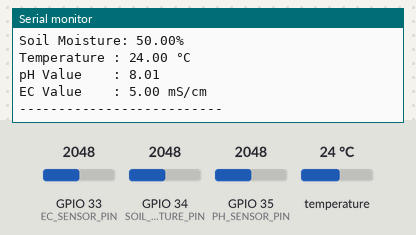
Recording of a sketch running on a simulated ESP32. Shown: the last lines printed to the serial monitor. The inputs (shaded band) are chosen by the test bench; at power-on: temperature 24 °C, GPIO 33 (EC_SENSOR_PIN) = 2048, GPIO 34 (SOIL_MOISTURE_PIN) = 2048, GPIO 35 (PH_SENSOR_PIN) = 2048. WiFi joins after 1.5 s; servers stay silent unless stated; nothing arrives over Bluetooth unless stated.

Above: at 3.5 s.
3.6 s: temperature set to 12 °C
7.2 s: GPIO 33 (EC_SENSOR_PIN) set to 2866
At 9.5 s:
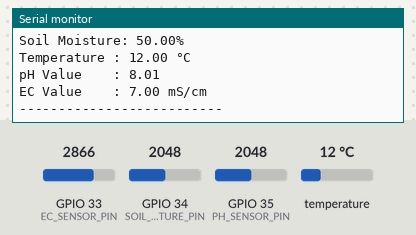
10.8 s: GPIO 34 (SOIL_MOISTURE_PIN) set to 2866
14.4 s: GPIO 35 (PH_SENSOR_PIN) set to 2866
At 15.5 s:
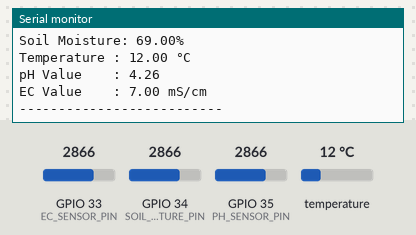
18.0 s: temperature set to 19 °C
21.6 s: GPIO 33 (EC_SENSOR_PIN) set to 3972
At 23.8 s:
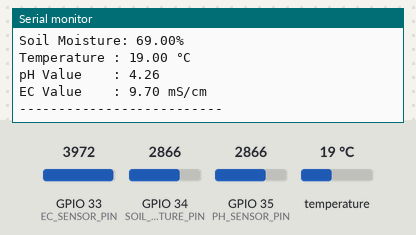
Timing chart, 0 to 25.3 s (numbered marks = the images above; inputs shaded):
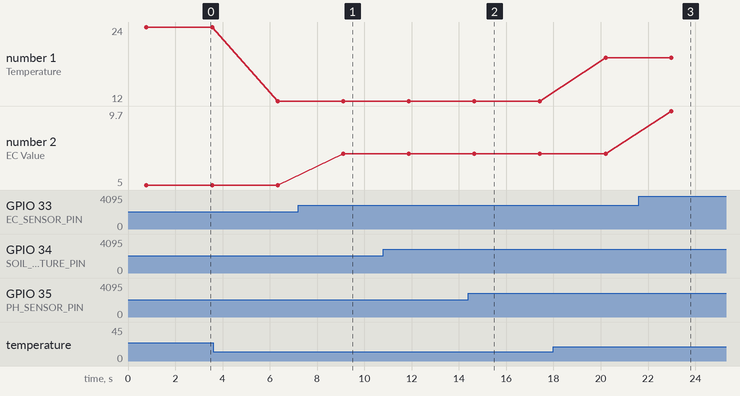

The sketch:

arduino.ino
```cpp
#include <WiFi.h>
#include <WebServer.h>
#include <BluetoothSerial.h>
#include <OneWire.h>
#include <DallasTemperature.h>

// ================== WiFi Config ==================
const char* ssid     = "ESP32_Soil";      // WiFi SSID (ESP32 Access Point)
const char* password = "12345678";        // WiFi password

WebServer server(80);
BluetoothSerial SerialBT;

// ================= Sensor Pins =================
#define SOIL_MOISTURE_PIN 34
#define ONE_WIRE_BUS 32
#define PH_SENSOR_PIN     35
#define EC_SENSOR_PIN     33

// ================ pH Calibration =================
float calibration_value = 17.42; // pH calibration constant

// ================ Setup DS18B20 =================
OneWire oneWire(ONE_WIRE_BUS);
DallasTemperature sensors(&oneWire);

// Global sensor values
float soilMoisture, temperature, phValue, ecValue;

// =================================================
void readSensors() {
  // ----------- Soil Moisture -----------
  int soilRaw = analogRead(SOIL_MOISTURE_PIN);
  soilMoisture = map(soilRaw, 0, 4095, 0, 100);

  // ----------- Temperature (DS18B20) -----------
  sensors.requestTemperatures();
  temperature = sensors.getTempCByIndex(0);

  // ----------- pH Sensor -----------
  int phRaw = analogRead(PH_SENSOR_PIN);
  float voltagePH = (phRaw * 3.3) / 4095.0;
  phValue = -5.70 * voltagePH + calibration_value;

  // ----------- EC Sensor (approximate) -----------
  int ecRaw = analogRead(EC_SENSOR_PIN);
  ecValue = (ecRaw / 4095.0) * 10.0;
}

// =================================================
String generateHTML() {
  String html = "<!DOCTYPE html><html><head><meta http-equiv='refresh' content='2'>";
  html += "<title>ESP32 Smart Soil Analyzer</title></head><body>";
  html += "<h1>Smart Soil Analyzer</h1>";
  html += "<p><b>Soil Moisture:</b> " + String(soilMoisture) + " %</p>";
  html += "<p><b>Temperature :</b> " + String(temperature) + " °C</p>";
  html += "<p><b>pH Value    :</b> " + String(phValue) + "</p>";
  html += "<p><b>EC Value    :</b> " + String(ecValue) + " mS/cm</p>";
  html += "<hr><p>Page auto-refreshes every 2 seconds.</p>";
  html += "</body></html>";
  return html;
}

// =================================================
void handleRoot() {
  readSensors();
  server.send(200, "text/html", generateHTML());
}

// =================================================
void setup() {
  Serial.begin(115200);
  SerialBT.begin("ESP32_Soil_BT");  // Bluetooth device name

  pinMode(SOIL_MOISTURE_PIN, INPUT);
  pinMode(PH_SENSOR_PIN, INPUT);
  pinMode(EC_SENSOR_PIN, INPUT);

  sensors.begin();

  // Start WiFi AP
  WiFi.softAP(ssid, password);
  Serial.println("WiFi AP Started. Connect to: " + String(ssid));
  Serial.println("Open http://192.168.4.1 in browser");

  // WebServer
  server.on("/", handleRoot);
  server.begin();
}

void loop() {
  server.handleClient();

  // Read sensors
  readSensors();

  // Print to Serial Monitor
  Serial.print("Soil Moisture: "); Serial.print(soilMoisture); Serial.println("%");
  Serial.print("Temperature : "); Serial.print(temperature); Serial.println(" °C");
  Serial.print("pH Value    : "); Serial.println(phValue);
  Serial.print("EC Value    : "); Serial.print(ecValue); Serial.println(" mS/cm");
  Serial.println("--------------------------");

  // Send over Bluetooth
  SerialBT.print("Soil Moisture: "); SerialBT.print(soilMoisture); SerialBT.println("%");
  SerialBT.print("Temperature : "); SerialBT.print(temperature); SerialBT.println(" °C");
  SerialBT.print("pH Value    : "); SerialBT.println(phValue);
  SerialBT.print("EC Value    : "); SerialBT.print(ecValue); SerialBT.println(" mS/cm");
  SerialBT.println("--------------------------");

  delay(2000);
}
```

Measured:
- after the input at 7.2 s, the serial monitor: prints a new line after 1.9 s (image 1)
- after the input at 14.4 s, the serial monitor: prints a new line after 0.25 s (image 2)
- after the input at 21.6 s, the serial monitor: prints a new line after 1.4 s (image 3)
- plotted number 1: 24 → 12 after the input at 3.6 s, 12 → 19 after the input at 18.0 s
- plotted number 2: 5 → 7 after the input at 7.2 s, 7 → 9.7 after the input at 21.6 s
